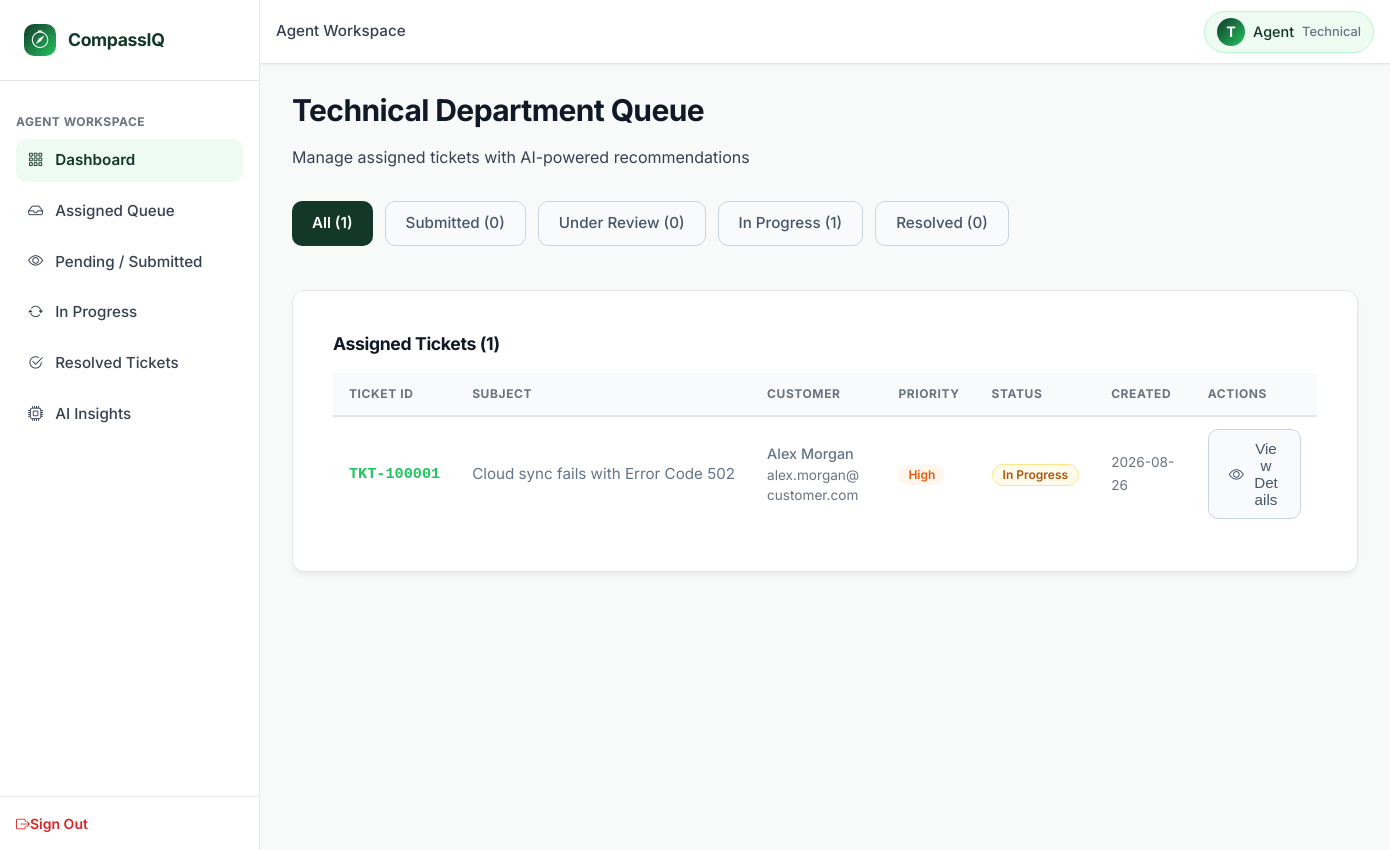
Before: /agent/dashboard (signed in) with the older database file.
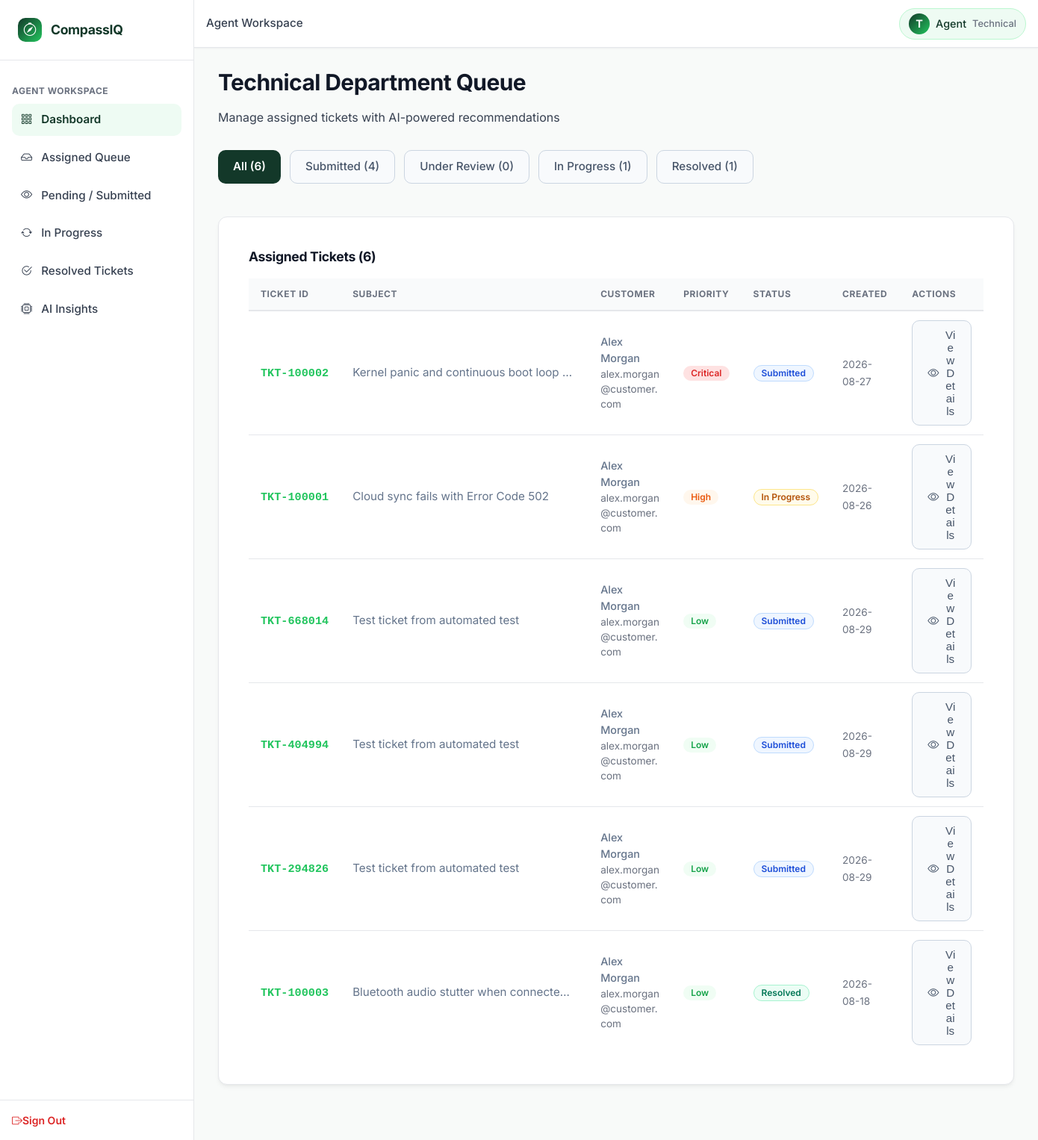
After: the same page with the newer database file.
### tables this page shows
CREATE TABLE tickets (
    ticket_id TEXT PRIMARY KEY,
    customer_id INTEGER NOT NULL,
    subject TEXT NOT NULL,
    description TEXT NOT NULL,
    predicted_category TEXT NOT NULL CHECK(predicted_category IN ('Technical', 'Billing', 'Account', 'General Inquiry', 'Fraud')),
    predicted_priority TEXT NOT NULL CHECK(predicted_priority IN ('Low', 'Medium', 'High', 'Critical')),
    assigned_department TEXT NOT NULL CHECK(assigned_department IN ('Technical', 'Billing', 'Account', 'General Inquiry', 'Admin_Fraud')),
    status TEXT DEFAULT 'Submitted' CHECK(status IN ('Submitted', 'Under Review', 'In Progress', 'Resolved', 'Closed')),
    assigned_agent_id INTEGER,
    resolution_notes TEXT,
    satisfaction_score INTEGER CHECK(satisfaction_score BETWEEN 1 AND 5),
    customer_feedback TEXT,
    created_at DATETIME DEFAULT CURRENT_TIMESTAMP,
    resolved_at DATETIME,
    CONSTRAINT fk_ticket_customer FOREIGN KEY (customer_id) REFERENCES users (user_id) ON DELETE CASCADE,
    CONSTRAINT fk_ticket_agent FOREIGN KEY (assigned_agent_id) REFERENCES users (user_id) ON DELETE SET NULL
);

CREATE TABLE users (
    user_id INTEGER PRIMARY KEY AUTOINCREMENT,
    full_name TEXT NOT NULL,
    email TEXT UNIQUE NOT NULL,
    password_hash TEXT NOT NULL,
    role TEXT NOT NULL DEFAULT 'customer' CHECK(role IN ('customer', 'agent', 'admin')),
    department TEXT DEFAULT 'None' CHECK(department IN ('Technical', 'Billing', 'Account', 'General Inquiry', 'None')),
    bill_no_product_id TEXT,
    account_status TEXT DEFAULT 'PENDING' CHECK(account_status IN ('PENDING', 'APPROVED', 'REJECTED', 'BANNED')),
    created_at DATETIME DEFAULT CURRENT_TIMESTAMP
);

### app.py (the view)
@app.route('/agent/dashboard')
@agent_required
def agent_dashboard():
    agent_dept = g.user['department']
    status_filter = request.args.get('status', 'all')
    sql = """
        SELECT t.*, u.full_name as customer_name, u.email as customer_email,
               a.full_name as agent_name
        FROM tickets t
        JOIN users u ON t.customer_id = u.user_id
        LEFT JOIN users a ON t.assigned_agent_id = a.user_id
        WHERE t.assigned_department = ?
    """
    params = [agent_dept]
    if status_filter != 'all':
        sql += " AND t.status = ?"
        params.append(status_filter)
    sql += " ORDER BY CASE t.predicted_priority WHEN 'Critical' THEN 1 WHEN 'High' THEN 2 WHEN 'Medium' THEN 3 WHEN 'Low' THEN 4 ELSE 5 END, t.created_at DESC"
    tickets = query_db(sql, tuple(params))
    counts = query_db(
        """SELECT
            COUNT(*) as total,
            SUM(status = 'Submitted') as count_submitted,
            SUM(status = 'Under Review') as count_under_review,
            SUM(status = 'In Progress') as count_in_progress,
            SUM(status = 'Resolved') as count_resolved
           FROM tickets
           WHERE assigned_department = ?""",
        (agent_dept,),
        one=True
    )
    return render_template(
        'department_dashboard.html',
        tickets=tickets,
        counts=counts or {},
        current_status=status_filter,
        department=agent_dept
    )

### app.py (called while the page is built)
def get_current_user():
    if 'user_id' not in session:
        return None
    try:
        user = query_db(
            "SELECT user_id, full_name, email, role, department, bill_no_product_id, account_status FROM users WHERE user_id = ?",
            (session['user_id'],),
            one=True
        )
        return user
    except Exception as e:
        print(f"[Auth Helper Error] {e}")
        return None

@app.before_request
def load_logged_in_user():
    g.user = get_current_user()

def login_required(f):
    @wraps(f)
    def decorated_function(*args, **kwargs):
        if g.user is None:
            flash("Please sign in to access this page.", "warning")
            return redirect(url_for('login'))
        if g.user['account_status'] != 'APPROVED':
            session.clear()
            flash("Your account is not authorized to access this resource.", "danger")
            return redirect(url_for('login'))
        return f(*args, **kwargs)
    return decorated_function

### templates/department_dashboard.html (shortened to what the changed rows need)
{% extends 'base.html' %}
{% block content %}
<div class="page-header">
    <h1 class="page-title">{{ department }} Department Queue</h1>
</div>
<div class="queue-status-tabs" style="display: flex; gap: var(--spacing-md); margin-bottom: var(--spacing-2xl); overflow-x: auto; padding-bottom: var(--spacing-md);">
    <a href="{{ url_for('agent_dashboard', status='all') }}" class="btn {% if current_status == 'all' %}btn-primary{% else %}btn-secondary{% endif %}">
        All ({{ counts.total or 0 }})
    </a>
    <a href="{{ url_for('agent_dashboard', status='Submitted') }}" class="btn {% if current_status == 'Submitted' %}btn-primary{% else %}btn-secondary{% endif %}">
        Submitted ({{ counts.count_submitted or 0 }})
    </a>
    <a href="{{ url_for('agent_dashboard', status='Under Review') }}" class="btn {% if current_status == 'Under Review' %}btn-primary{% else %}btn-secondary{% endif %}">
        Under Review ({{ counts.count_under_review or 0 }})
    </a>
    <a href="{{ url_for('agent_dashboard', status='In Progress') }}" class="btn {% if current_status == 'In Progress' %}btn-primary{% else %}btn-secondary{% endif %}">
        In Progress ({{ counts.count_in_progress or 0 }})
    </a>
    <a href="{{ url_for('agent_dashboard', status='Resolved') }}" class="btn {% if current_status == 'Resolved' %}btn-primary{% else %}btn-secondary{% endif %}">
        Resolved ({{ counts.count_resolved or 0 }})
    </a>
</div>
<div id="department-ticket-table" class="card">
    <div style="padding: var(--spacing-lg);">
        <h3 style="margin: 0 0 var(--spacing-lg) 0; font-size: 1.1rem;">Assigned Tickets ({{ tickets|length }})</h3>
        {% if tickets|length == 0 %}
            <div style="padding: var(--spacing-3xl) var(--spacing-lg); text-align: center; color: var(--text-muted);">
                <i class="bi bi-inbox" style="font-size: 2rem; display: block; margin-bottom: var(--spacing-lg);"></i>
                <p>No tickets in this queue</p>
            </div>
        {% else %}
            <div class="table-responsive">
                <table class="enterprise-table">
                    <thead>
                        <tr>
                            <th>Ticket ID</th>
                            <th>Subject</th>
                            <th>Customer</th>
                            <th>Priority</th>
                            <th>Status</th>
                            <th>Created</th>
                            <th>Actions</th>
                        </tr>
                    </thead>
                    <tbody>
                        {% for ticket in tickets %}
                            <tr>
                                <td>
                                    <span class="no-wrap" style="font-family: 'Courier New', monospace; font-weight: var(--font-weight-bold); color: var(--accent-green);">{{ ticket.ticket_id }}</span>
                                </td>
                                <td>
                                    <div style="max-width: 300px; overflow: hidden; text-overflow: ellipsis; white-space: nowrap;">
                                        {{ ticket.subject }}
                                    </div>
                                </td>
                                <td>
                                    <div style="font-size: 0.9rem;">
                                        <div style="font-weight: 500;">{{ ticket.customer_name }}</div>
                                        <div style="color: var(--text-muted); font-size: 0.85rem;">{{ ticket.customer_email }}</div>
                                    </div>
                                </td>
                                <td>
                                    <span class="badge badge-priority-{{ ticket.predicted_priority }}">{{ ticket.predicted_priority }}</span>
                                </td>
                                <td>
                                    <span class="badge badge-status-{{ ticket.status|replace(' ', '') }}">{{ ticket.status }}</span>
                                </td>
                                <td>
                                    <span class="text-muted" style="font-size: 0.85rem;">{{ ticket.created_at[:10] if ticket.created_at else '' }}</span>
                                </td>
                                <td>
                                    <button type="button" class="btn btn-secondary btn-sm" onclick="openTicketModal('{{ ticket.ticket_id }}')">
                                        <i class="bi bi-eye"></i> View Details
                                    </button>
                                </td>
                            </tr>
                        {% endfor %}
                    </tbody>
                </table>
            </div>
        {% endif %}
    </div>
</div>
{% endblock %}

Changed rows visible on the page:
now on this page (row edited): tickets: ticket_id "TKT-100002", subject "Kernel panic and continuous boot loop…", customer_name "Alex Morgan", customer_email "alex.morgan@customer.com", predicted_priority "Critical", status "Submitted", created_at "2026-08-27"
added tickets: ticket_id "TKT-668014", subject "Test ticket from automated test", customer_name "Alex Morgan", customer_email "alex.morgan@customer.com", predicted_priority "Low", status "Submitted", created_at "2026-08-29"
added tickets: ticket_id "TKT-404994", subject "Test ticket from automated test", customer_name "Alex Morgan", customer_email "alex.morgan@customer.com", predicted_priority "Low", status "Submitted", created_at "2026-08-29"
added tickets: ticket_id "TKT-294826", subject "Test ticket from automated test", customer_name "Alex Morgan", customer_email "alex.morgan@customer.com", predicted_priority "Low", status "Submitted", created_at "2026-08-29"
now on this page (row edited): tickets: ticket_id "TKT-100003", subject "Bluetooth audio stutter when connecte…", customer_name "Alex Morgan", customer_email "alex.morgan@customer.com", predicted_priority "Low", status "Resolved", created_at "2026-08-18"
Other visible differences:
{{ counts.total or 0 }}: "1" → "6"
{{ counts.count_submitted or 0 }}: "0" → "4"
{{ counts.count_resolved or 0 }}: "0" → "1"
{{ tickets|length }}: "1" → "6"
